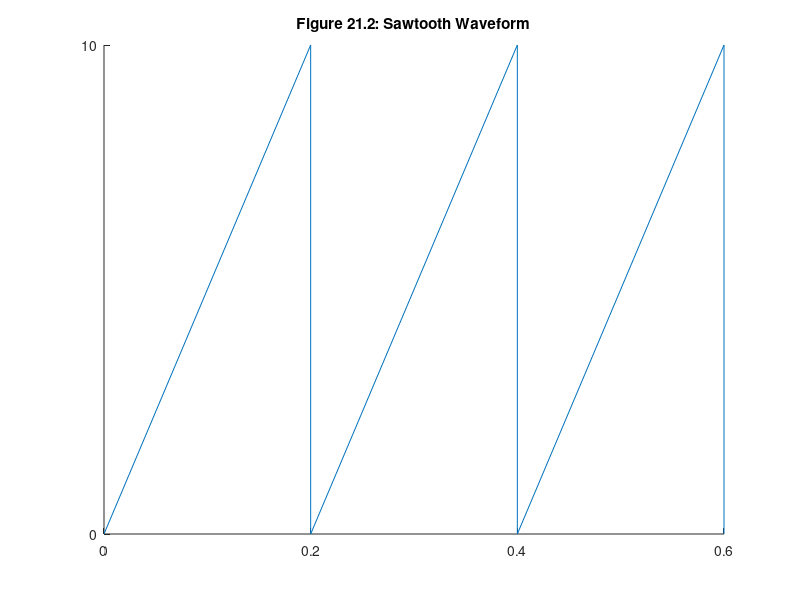

This chart was generated by the following MATLAB code:
t=[0 .2 .2 .4 .4 .6 .6];
s=[0 10 0  10  0 10  0];
plot(t,s)
axis([0 .6 0 10])
set(gca,'Xtick',[0 .2 .4 .6],...
   'Ytick',[0 10],'Box','off')
title('Figure 21.2: Sawtooth Waveform')
